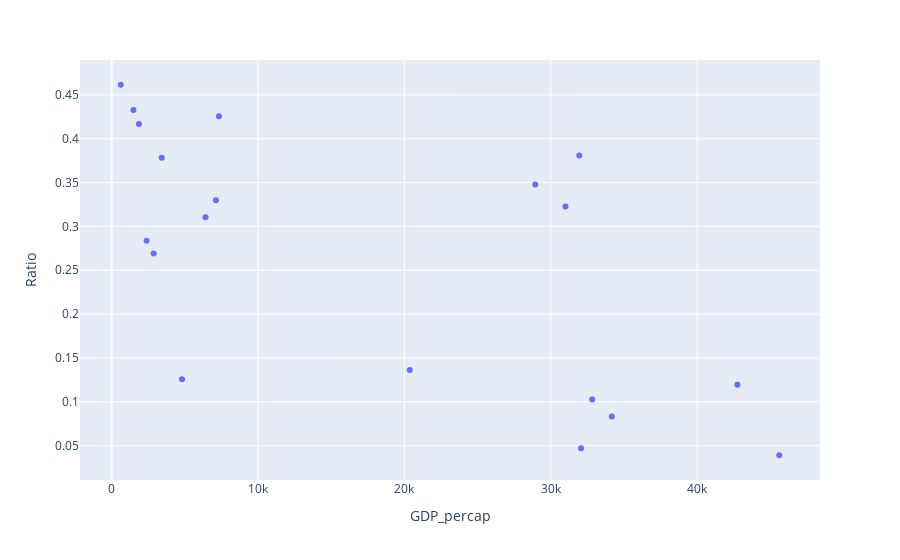

Notebook source saved alongside this figure:
### Code cell
#Interactive scatter (with plotly)
fig = px.scatter(vdf_22, x="GDP_percap", y="Ratio",
                 hover_data=['Country'])
fig.show()

### Figure 1 — Plotly figure (JSON) as saved in the notebook; plotly's stock layout.template omitted (floating-point values rounded to 4 significant figures)
{"data": [{"customdata": [["USA"], ["AUSTRALIA"], ["MEXICO"], ["BRAZIL"], ["UNITED KINGDOM"], ["SOUTH AFRICA"], ["MIDUPP_INCOME"], ["BAHAMAS"], ["FRANCE"], ["NEW ZEALAND"], ["MIDLOW_INCOME"], ["JAPAN"], ["EGYPT"], ["HIGH_INCOME"], ["PHILIPPINES"], ["FIJI"], ["LOW_INCOME"], ["PAPUA NEW GUINEA"], ["ITALY"]], "hovertemplate": "GDP_percap=%{x}<br>Ratio=%{y}<br>Country=%{customdata[0]}<extra></extra>", "legendgroup": "", "marker": {"color": "#636efa", "symbol": "circle"}, "mode": "markers", "name": "", "orientation": "v", "showlegend": false, "type": "scatter", "x": [45610.0, 42750.0, 7334.0, 7125.0, 32830.0, 4807.0, 6415.0, 32070.0, 31950.0, 34170.0, 2392.0, 28940.0, 2870.0, 31000.0, 1867.0, 3424.0, 625.7, 1490.0, 20360.0], "xaxis": "x", "y": [0.03906, 0.1193, 0.4255, 0.3298, 0.1026, 0.1257, 0.3103, 0.04706, 0.381, 0.08333, 0.2838, 0.3478, 0.2692, 0.3226, 0.4167, 0.3784, 0.4615, 0.4328, 0.1364], "yaxis": "y"}], "layout": {"legend": {"tracegroupgap": 0}, "margin": {"t": 60}, "xaxis": {"anchor": "y", "domain": [0, 1], "title": {"text": "GDP_percap"}}, "yaxis": {"anchor": "x", "domain": [0, 1], "title": {"text": "Ratio"}}}}
